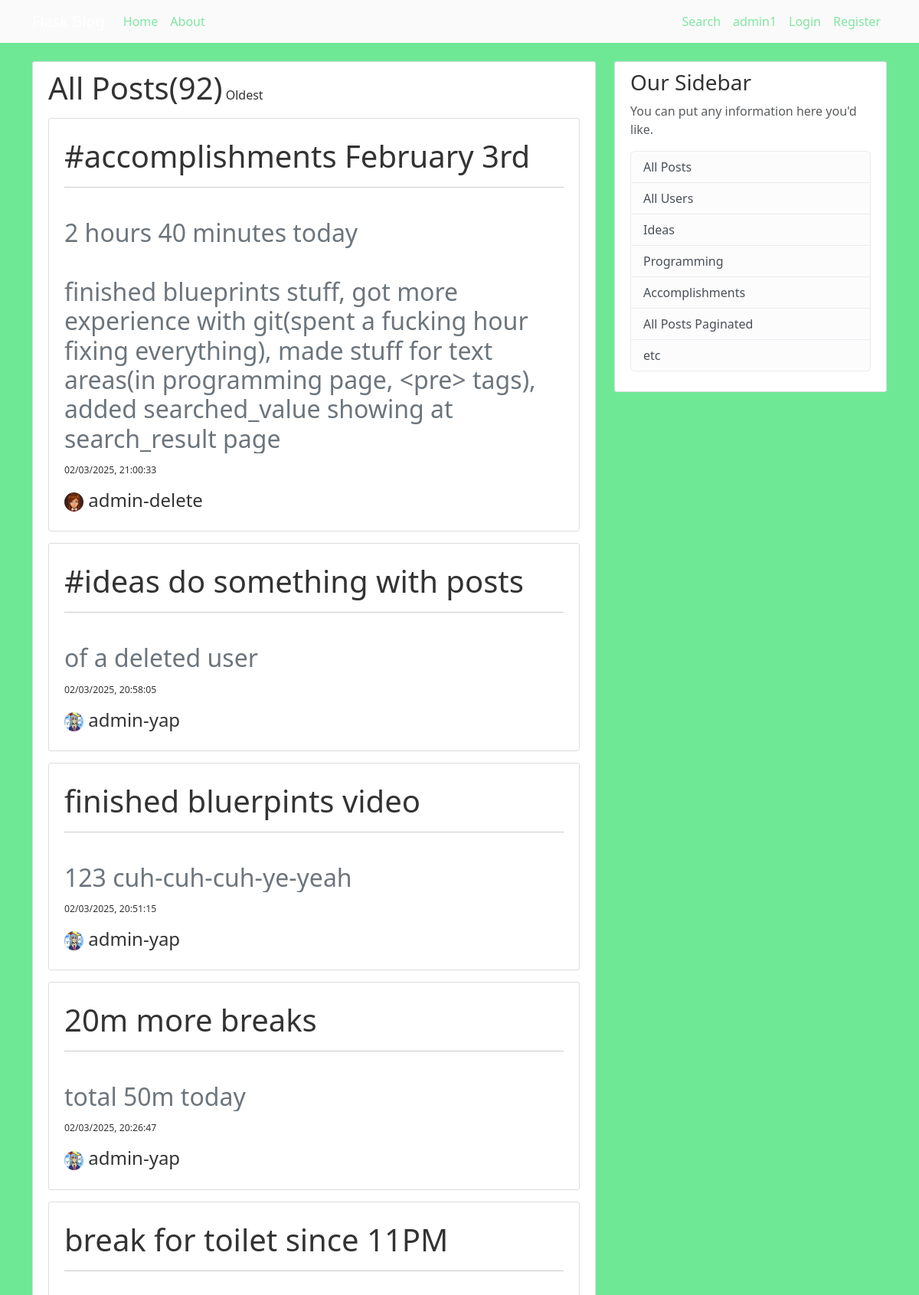
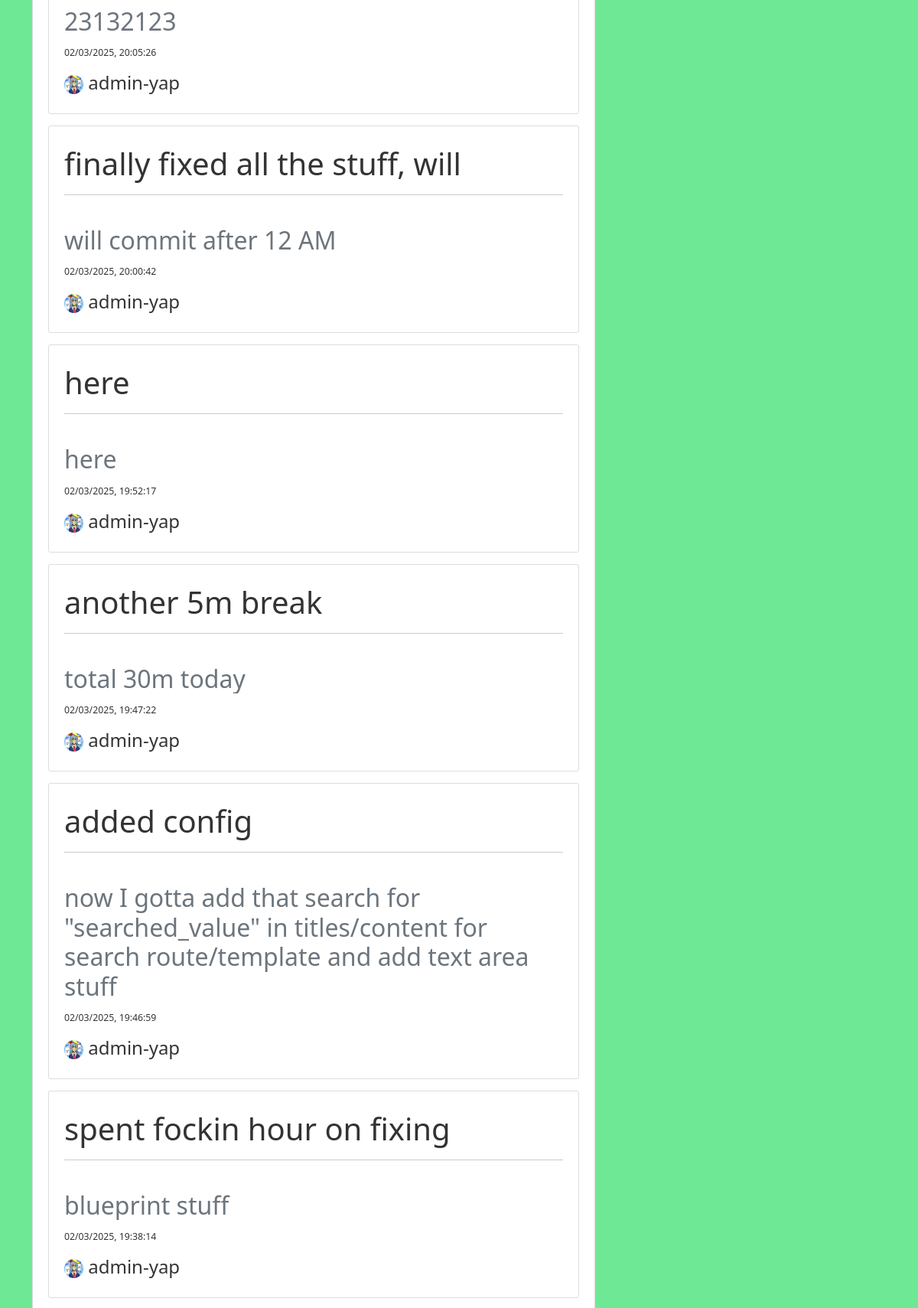
The app's page /all-posts/ (upper part) with its own data (2 pictures, top to bottom).
### bungee_gum/models.py (models this page shows, shortened)
class Post(db.Model):
    id = db.Column(db.Integer, primary_key=True)
    title = db.Column(db.String(100), nullable=False)
    date_posted = db.Column(db.DateTime, nullable=False, default=lambda: datetime.now(timezone.utc))
    content = db.Column(db.Text, nullable=False)
    user_id = db.Column(db.Integer, db.ForeignKey("user.id"), nullable=False)

class User(db.Model, UserMixin):
    id = db.Column(db.Integer, primary_key=True)
    username = db.Column(db.String(20), unique=True, nullable=False)
    email = db.Column(db.String(120), unique=True, nullable=False)
    image_file = db.Column(db.String(20), nullable=False, default="default.jpg")
    password = db.Column(db.String(60), nullable=False)
    posts = db.relationship("Post", backref="author", lazy="subquery")

### bungee_gum/posts/routes.py (the view)
@posts.route("/all-posts/")
def all_posts():
    posts = Post.query.order_by(desc("date_posted")).all()
    posts_num = Post.query.count()
    return render_template("all-posts.html", title="Posts", posts=posts, posts_num=posts_num)

### bungee_gum/templates/all-posts.html
{% extends "base.html" %}
{% block body %}
<div class="content-section">
    <span class="h1">All Posts({{ posts_num }})</span>
    <a href="{{ url_for('posts.all_posts_asc') }}" class="text-decoration-none h6">Oldest</a>
    {% for post in posts %}
        <div class="content-section">
            <div class="media">
                    <a href="{{ url_for('posts.post_view', id=post.id) }}" class="text-decoration-none h1"><h1 class="account-heading"></h1>{{ post.title }}</a>
                <hr> <br>
                    <pre class="h2 text-secondary">{{ post.content }}</pre>
                    <a href="{{ url_for('posts.post_view', id=post.id) }}" class="text-decoration-none small h4">
                        <small class="mute">{{ post.date_posted.strftime('%m/%d/%Y, %H:%M:%S') }}</small></a>
            </div>
            <div>
                <a href="{{ url_for('users.specific_user', id=post.author.id) }}" class="text-decoration-none h4">
                    <img class="rounded-circle account-img-smol" src="{{ url_for('static', filename='profile-pics/' + post.author.image_file)}}">
                    {{ post.author.username }}</a>
            </div>
        </div>
    {% endfor %}
</div>
{% endblock body %}

### bungee_gum/static/style.css (style rules this page uses)
body { background: #6fe896; color: #333333; margin-top: 5rem; }
.content-section { background: #ffffff; padding: 10px 20px; border: 1px solid #dddddd; border-radius: 3px; margin-bottom: 20px; }
.content-section div { margin: 15px 0; }
.account-img-smol { width: 25px; height: 25px; }
pre { font-family: "Segoe UI", Arial, sans-serif; white-space:pre-wrap; word-wrap:break-word; overflow: hidden; }

### records on screen
Post: title "#accomplishments February 3rd", content "2 hours 40 minutes today finished blueprints stuff, got more experience with git(spent a fucking hour fixing everything), made stuff for text areas(in programming page, <pre> tags), added searched_value showing at search_result page", date_posted "02/03/2025, 21:00:33", image_file (placeholder picture), author.username "admin-delete"
Post: title "#ideas do something with posts", content "of a deleted user", date_posted "02/03/2025, 20:58:05", image_file (picture), author.username "admin-yap"
Post: title "finished bluerpints video", content "123 cuh-cuh-cuh-ye-yeah", date_posted "02/03/2025, 20:51:15", image_file (picture), author.username "admin-yap"
Post: title "20m more breaks", content "total 50m today", date_posted "02/03/2025, 20:26:47", image_file (picture), author.username "admin-yap"
Post: title "break for toilet since 11PM", content "23132123", date_posted "02/03/2025, 20:05:26", image_file (picture), author.username "admin-yap"
Post: title "finally fixed all the stuff, will", content "will commit after 12 AM", date_posted "02/03/2025, 20:00:42", image_file (picture), author.username "admin-yap"
Post: title "here", content "here", date_posted "02/03/2025, 19:52:17", image_file (picture), author.username "admin-yap"
Post: title "another 5m break", content "total 30m today", date_posted "02/03/2025, 19:47:22", image_file (picture), author.username "admin-yap"
Post: title "added config", content "now I gotta add that search for \"searched_value\" in titles/content for search route/template and add text area stuff", date_posted "02/03/2025, 19:46:59", image_file (picture), author.username "admin-yap"
Post: title "spent fockin hour on fixing", content "blueprint stuff", date_posted "02/03/2025, 19:38:14", image_file (picture), author.username "admin-yap"

### other values on screen
{{ posts_num }} "92"
